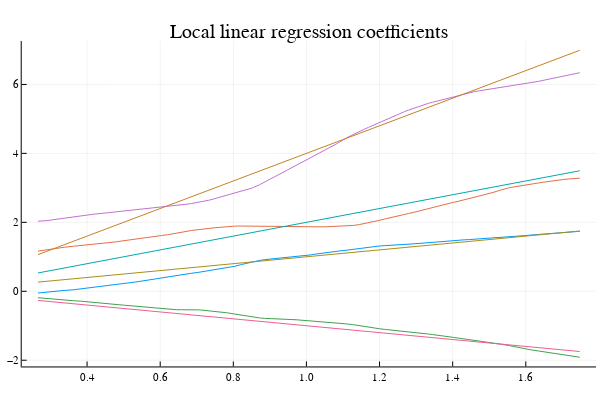

Notebook code for this chart:
### Code cell
# Plot coefficients as a function of the running variable
plot(fit_LLR._x, coef_LLR,
title = "Local linear regression coefficients",
label = nothing) # plot estimates
plot!(fit_LLR._x, beta'.*_x,
label = nothing) # plot true coefficients
